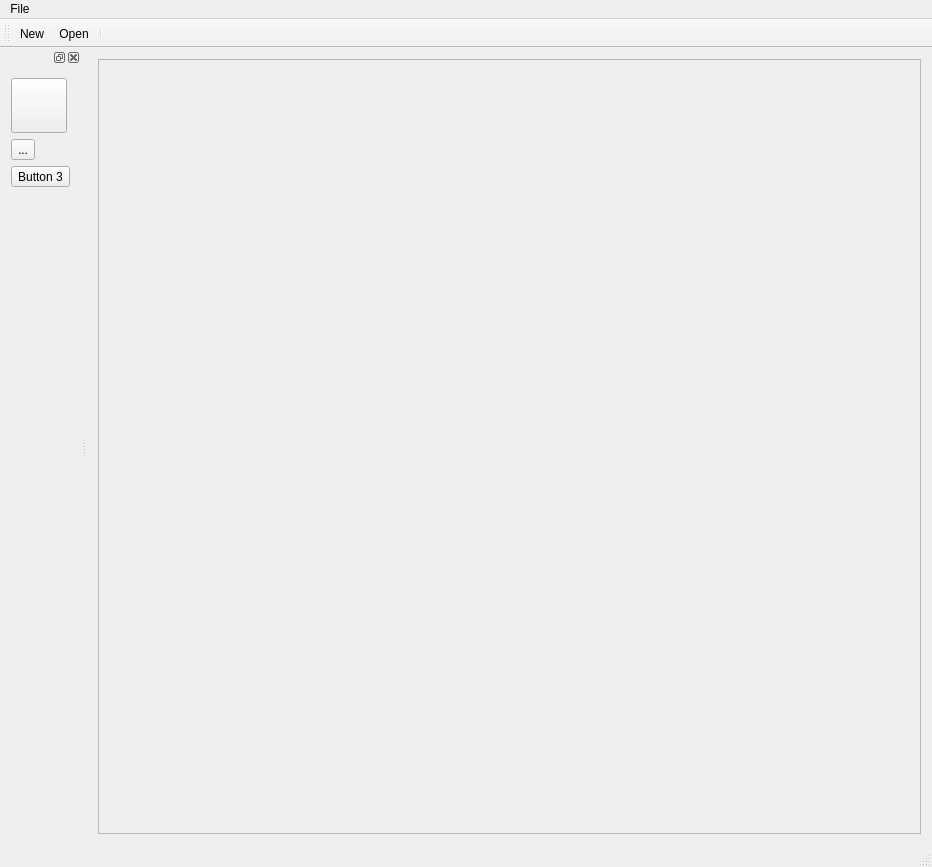
<?xml version="1.0" encoding="UTF-8"?>
<ui version="4.0">
 <class>MainWindow</class>
 <widget class="QMainWindow" name="MainWindow">
  <property name="geometry">
   <rect>
    <x>0</x>
    <y>0</y>
    <width>932</width>
    <height>867</height>
   </rect>
  </property>
  <property name="windowTitle">
   <string>MainWindow</string>
  </property>
  <property name="documentMode">
   <bool>false</bool>
  </property>
  <property name="dockNestingEnabled">
   <bool>true</bool>
  </property>
  <widget class="QWidget" name="centralWidget">
   <layout class="QHBoxLayout" name="horizontalLayout">
    <item>
     <widget class="QScrollArea" name="scrollArea">
      <property name="widgetResizable">
       <bool>true</bool>
      </property>
      <widget class="QWidget" name="scrollAreaWidgetContents">
       <property name="geometry">
        <rect>
         <x>0</x>
         <y>0</y>
         <width>815</width>
         <height>754</height>
        </rect>
       </property>
       <layout class="QHBoxLayout" name="horizontalLayout_2">
        <item>
         <widget class="QLabel" name="label">
          <property name="text">
           <string/>
          </property>
         </widget>
        </item>
       </layout>
      </widget>
     </widget>
    </item>
   </layout>
  </widget>
  <widget class="QMenuBar" name="menuBar">
   <property name="geometry">
    <rect>
     <x>0</x>
     <y>0</y>
     <width>932</width>
     <height>22</height>
    </rect>
   </property>
   <widget class="QMenu" name="menuFile">
    <property name="title">
     <string>File</string>
    </property>
    <addaction name="actionNew"/>
    <addaction name="actionOpen"/>
    <addaction name="separator"/>
   </widget>
   <addaction name="menuFile"/>
  </widget>
  <widget class="QToolBar" name="mainToolBar">
   <property name="enabled">
    <bool>true</bool>
   </property>
   <attribute name="toolBarArea">
    <enum>TopToolBarArea</enum>
   </attribute>
   <attribute name="toolBarBreak">
    <bool>false</bool>
   </attribute>
   <addaction name="actionNew"/>
   <addaction name="actionOpen"/>
   <addaction name="separator"/>
  </widget>
  <widget class="QStatusBar" name="statusBar"/>
  <widget class="QDockWidget" name="dockWidget">
   <property name="sizePolicy">
    <sizepolicy hsizetype="Fixed" vsizetype="Fixed">
     <horstretch>0</horstretch>
     <verstretch>0</verstretch>
    </sizepolicy>
   </property>
   <property name="floating">
    <bool>false</bool>
   </property>
   <attribute name="dockWidgetArea">
    <number>1</number>
   </attribute>
   <widget class="QWidget" name="dockWidgetContents">
    <layout class="QFormLayout" name="formLayout">
     <item row="0" column="0">
      <widget class="QToolButton" name="toolButton">
       <property name="text">
        <string/>
       </property>
       <property name="iconSize">
        <size>
         <width>48</width>
         <height>48</height>
        </size>
       </property>
      </widget>
     </item>
     <item row="7" column="0">
      <widget class="QToolButton" name="toolButton_4">
       <property name="text">
        <string>Button 3</string>
       </property>
       <property name="iconSize">
        <size>
         <width>46</width>
         <height>46</height>
        </size>
       </property>
      </widget>
     </item>
     <item row="4" column="0">
      <widget class="QToolButton" name="toolButton_2">
       <property name="text">
        <string>...</string>
       </property>
       <property name="iconSize">
        <size>
         <width>48</width>
         <height>48</height>
        </size>
       </property>
      </widget>
     </item>
    </layout>
   </widget>
  </widget>
  <action name="actionNew">
   <property name="icon">
    <iconset>
     <normaloff>:/images/user.png</normaloff>:/images/user.png</iconset>
   </property>
   <property name="text">
    <string>New</string>
   </property>
   <property name="shortcut">
    <string>Ctrl+F</string>
   </property>
  </action>
  <action name="actionOpen">
   <property name="text">
    <string>Open</string>
   </property>
  </action>
 </widget>
 <layoutdefault spacing="6" margin="11"/>
 <resources/>
 <connections/>
</ui>
